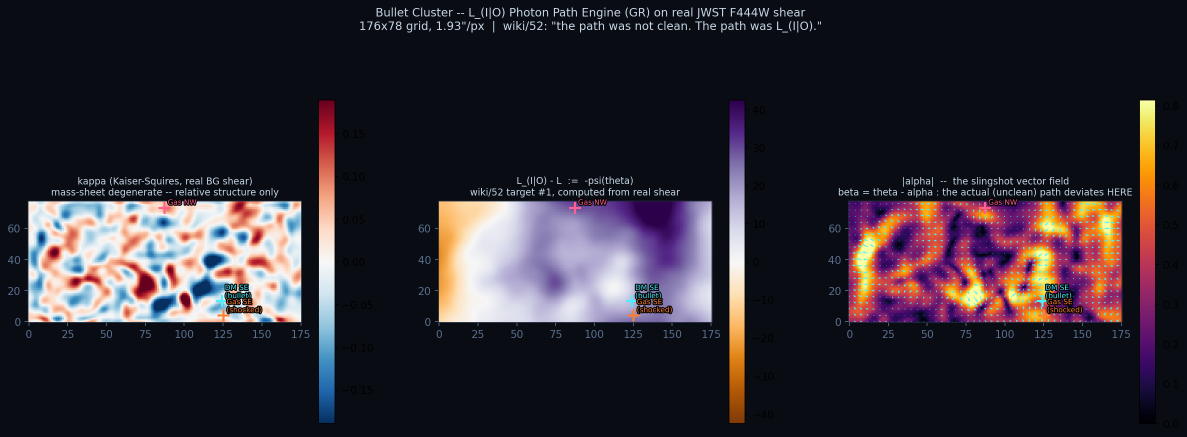
#> input picture optical/jwst/prepped/l_io/l_io_slingshot_map.png, 2373 x 874 px, found by its file name (shown at 1/2 size)
$ python figure_decode_2026-10-17.py
#> lines starting #> are read from the running program, lines starting #| are printed output that depends on the picture
# Decode panels 1 (kappa) and 2 (-psi) of l_io_slingshot_map.png through their own colourbars and test the relationship
# between them from the rendered pixels alone (no repository code). Colour limits are read from the bar geometry:
# kappa +-0.19, -psi +-42.4 (tick-spacing estimate, about +-1 %). Box coordinates are full-resolution pixels of the 2373x874 file.
from PIL import Image
import numpy as np
from scipy import ndimage as ndi
im=np.array(Image.open('/home/rendier/Desktop/SpaceClaude/l_io_slingshot_map.png').convert('RGB')).astype(float); bg=im[5,5]
#> after `bg = im[5, 5]`: bg = [9, 12, 18]
def lut(x,lim):
#> called with x = 638, lim = 0.19
    col=im[:,x]; rows=[y for y in range(150,860) if np.abs(col[y]-bg).sum()>60]
#> after `col = im[:, x]`: col = 874 rows, first 8: [9, 12, 18], [9, 12, 18], [9, 12, 18], [9, 12, 18], [9, 12, 18], [9, 12, 18], [9, 12, 18], [9, 12, 18]
#> after `rows = [y for y in range(150, 860) if np.abs(col[y] - bg).sum() > 60]`: rows = 645 values from 201 to 845
    y0,y1=min(rows),max(rows); mid=(y0+y1)/2; half=(y1-y0)/2; ys=np.arange(y0,y1); return col[y0:y1],lim*(mid-ys)/half
#> after `y0, y1 = (min(rows), max(rows))`: y0 = 201; y1 = 845
#> after `mid = (y0 + y1) / 2`: mid = 523
#> after `half = (y1 - y0) / 2`: half = 322
#> after `ys = np.arange(y0, y1)`: ys = 644 values from 201 to 844
c1,v1=lut(638,0.19); c2,v2=lut(1459,42.4)
#> after `c1, v1 = lut(638, 0.19)`: c1 = 644 rows, first 8: [103, 0, 31], [103, 0, 31], [106, 1, 31], [106, 1, 31], [109, 2, 32], [109, 2, 32], [109, 2, 32], [112, 3, 32]; v1 = 644 values, max 0.19 at index 0, min -0.189 at index 643, mean 0.000295
#> after `c2, v2 = lut(1459, 42.4)`: c2 = 644 rows, first 8: [45, 0, 75], [45, 0, 75], [47, 2, 77], [47, 2, 77], [48, 3, 80], [48, 3, 80], [48, 3, 80], [50, 5, 82]; v2 = 644 values, max 42.4 at index 0, min -42.27 at index 643, mean 0.0658
def decode(box,cols,vals,thr=40):
#> called with box = (60, 597, 406, 640), cols = array of shape (644, 3), vals = array of shape (644,), thr = 40
    x0,x1,y0,y1=box; flat=im[y0:y1,x0:x1].reshape(-1,3); out=np.full(len(flat),np.nan)
    for i in range(0,len(flat),20000):
        d=((flat[i:i+20000,None,:]-cols[None,:,:])**2).sum(axis=2); j=d.argmin(axis=1); dm=d[np.arange(len(j)),j]
        v=vals[j].copy(); v[dm>thr**2]=np.nan; out[i:i+20000]=v   # labels/crosses are not on the colormap -> NaN
#> this loop made 7 passes
#> i on passes 2 to 7: 20000, 40000, 60000, 80000, 100000, 120000
    return out.reshape(y1-y0,x1-x0)
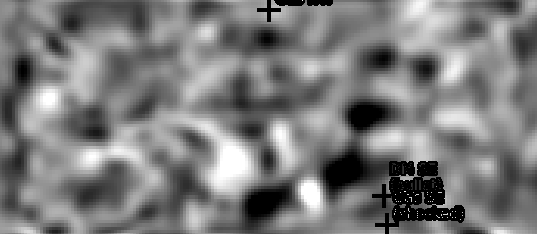
#> returned value: shape (234, 537) float64; 2.77% of the values are NaN or infinite; the others: min -0.189, max 0.19, mean -0.000562; drawn with min black, max white, NaN and infinite black
K=decode((60,597,406,640),c1,v1); P=decode((881,1423,406,640),c2,v2)
#> the loop in decode (call 2), `for i in range(0,len(flat),20000):` made 7 passes
fill=lambda a: np.where(np.isnan(a),np.nanmean(a),a)
Kf=fill(K); Pf=ndi.zoom(fill(P),(K.shape[0]/P.shape[0],K.shape[1]/P.shape[1]),order=1)
#> after `Kf = fill(K)`:
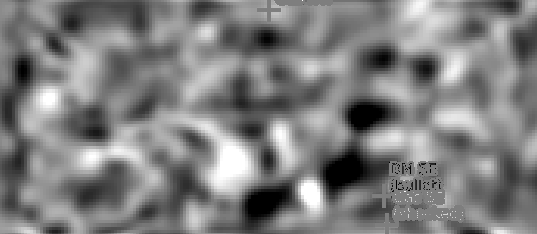
#> Kf: shape (234, 537) float64; min -0.189, max 0.19, mean -0.000562; drawn with min black and max white
#> after `Pf = ndi.zoom(fill(P), (K.shape[0] / P.shape[0], K.shape[1] / P.shape[`:
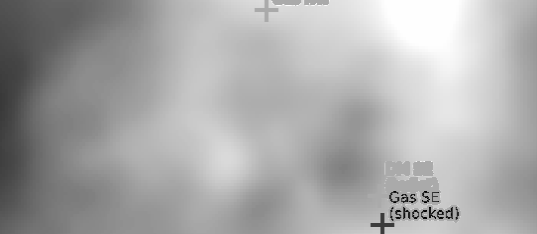
#> Pf: shape (234, 537) float64; min -42.27, max 42.4, mean 14.2; drawn with min black and max white
print('kappa range %+.3f..%+.3f ; -psi range %+.1f..%+.1f' % (np.nanmin(K),np.nanmax(K),np.nanmin(P),np.nanmax(P)))
#| kappa range -0.189..+0.190 ; -psi range -42.3..+42.4
print('Poisson check: if panel 2 = -psi with lap(psi)=2*kappa, then corr(kappa, laplacian(-psi)) must be negative')
for s in (3,6,10,16):
    Ks=ndi.gaussian_filter(Kf,s); Ps=ndi.gaussian_filter(Pf,s); L=ndi.laplace(Ps)
    print(f' sigma={s:2d}px  corr(kappa, lap(-psi)) = {np.corrcoef(Ks.ravel(),L.ravel())[0,1]:+.3f}   corr(kappa, -psi) = {np.corrcoef(Ks.ravel(),Ps.ravel())[0,1]:+.3f}')
#> this loop made 4 passes
#|  sigma= 3px  corr(kappa, lap(-psi)) = -0.105   corr(kappa, -psi) = +0.305
#|  sigma= 6px  corr(kappa, lap(-psi)) = -0.345   corr(kappa, -psi) = +0.325
#|  sigma=10px  corr(kappa, lap(-psi)) = -0.625   corr(kappa, -psi) = +0.355
#|  sigma=16px  corr(kappa, lap(-psi)) = -0.803   corr(kappa, -psi) = +0.393
#> pass 1, `L = ndi.laplace(Ps)`:
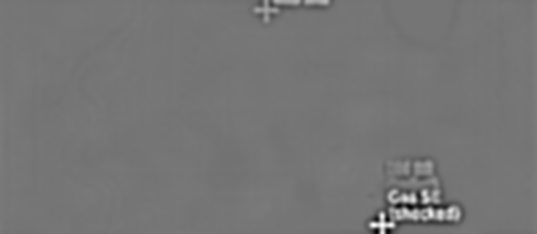
#> L: shape (234, 537) float64; min -1.78, max 2.07, mean -5.88e-18; drawn with min black and max white
#> after the loop:
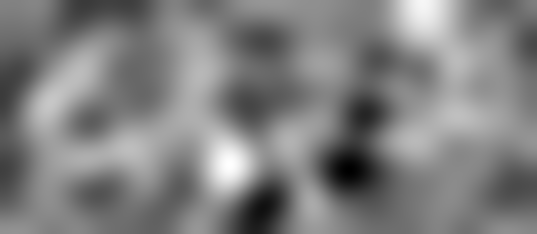
#> Ks: shape (234, 537) float64; min -0.117, max 0.115, mean -0.000562; drawn with min black and max white
#> after the loop:
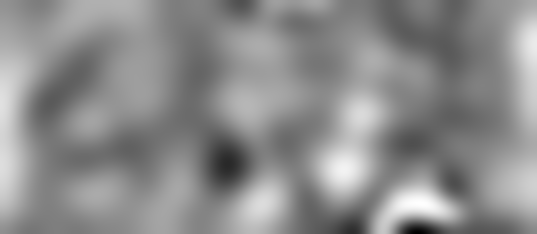
#> L: shape (234, 537) float64; min -0.0368, max 0.0301, mean -6.33e-18; drawn with min black and max white
#> after the loop:
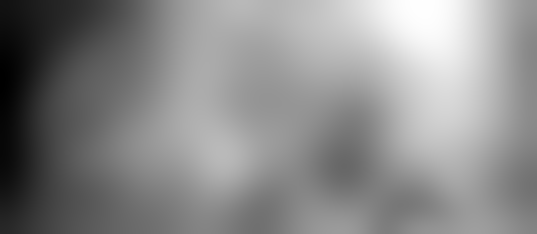
#> Ps: shape (234, 537) float64; min -19.18, max 42.27, mean 14.2; drawn with min black and max white
for name,(mx,my) in {'lower blue lobe (112,22)':(112,22),'upper blue lobe (120,40)':(120,40)}.items():
    x=int(round((57+3.10*mx)-60)); y=int(round((642-3.06*my)-406))
    print(f' {name}: kappa {np.mean(Kf[y-3:y+3,x-3:x+3]):+.3f}   -psi {np.mean(Pf[y-3:y+3,x-3:x+3]):+.1f}   (mean of -psi {np.nanmean(P):+.1f})')
#> this loop made 2 passes
#|  lower blue lobe (112,22): kappa -0.189   -psi +0.7   (mean of -psi +14.2)
#|  upper blue lobe (120,40): kappa -0.189   -psi +10.4   (mean of -psi +14.2)
print(' variance share at scales >25 px: -psi %.0f %%, kappa %.0f %%' % (100*np.var(ndi.gaussian_filter(Pf,25))/np.var(Pf),100*np.var(ndi.gaussian_filter(Kf,25))/np.var(Kf)))
#|  variance share at scales >25 px: -psi 80 %, kappa 9 %
for t,l in ((-0.189,'darkest-blue end'),(0.19,'darkest-red end')):
    c=c1[np.abs(v1-t).argmin()]; print(f' share of panel-1 pixels at the {l}: {100*(np.abs(im[406:640,60:597]-c).sum(axis=2)<12).mean():.1f} %')
#> this loop made 2 passes
#> c on passes 1 to 2: [6, 50, 100], [103, 0, 31]
#|  share of panel-1 pixels at the darkest-blue end: 1.5 %
#|  share of panel-1 pixels at the darkest-red end: 0.9 %
